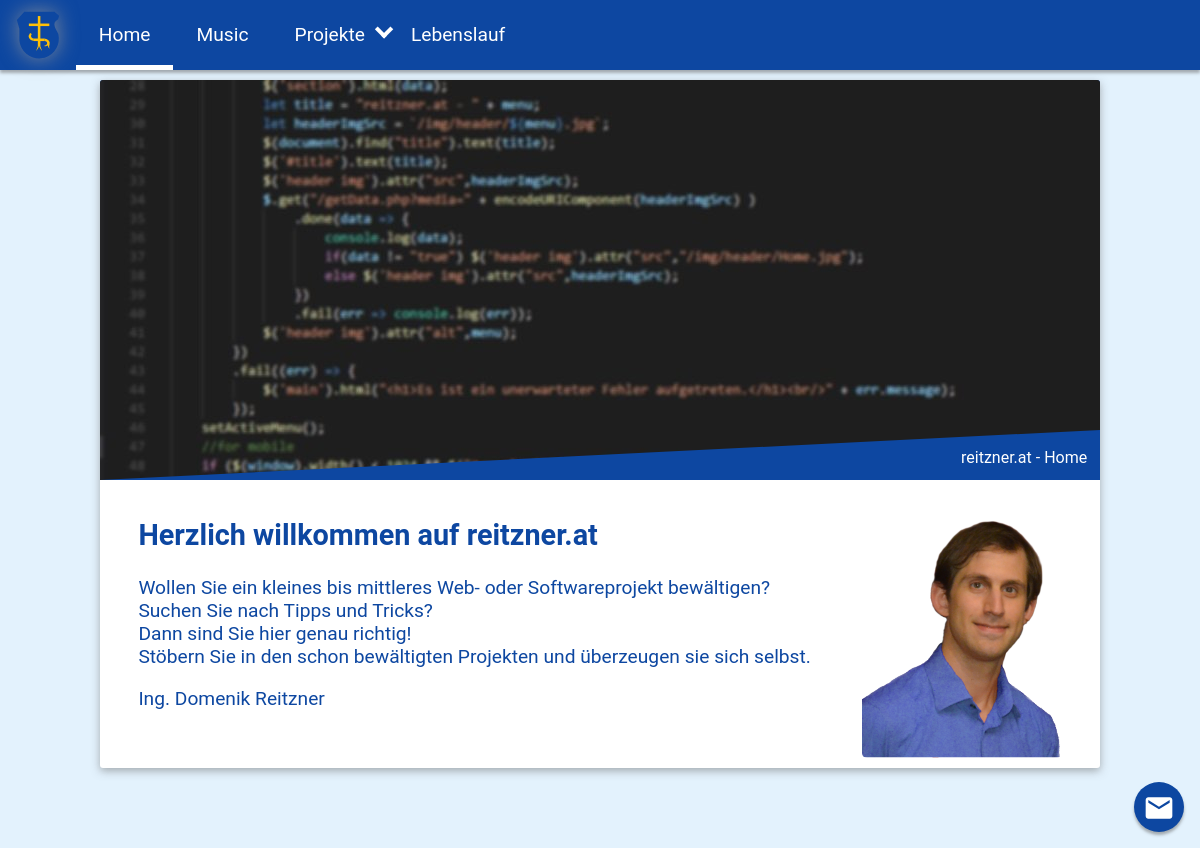
The page / on the database its author committed.
### tables this page shows
CREATE TABLE [site_names] (
[id] INTEGER  PRIMARY KEY AUTOINCREMENT NOT NULL,
[name] TEXT  NOT NULL
);

CREATE TABLE [site_content] (
[id] INTEGER  PRIMARY KEY AUTOINCREMENT NOT NULL,
[content] TEXT  NOT NULL
);

### functions.php (the view, shortened to what this page needs)
<?php
function dehtmlifyStr($string){
    $string = str_replace("&auml;", "ae", $string);
    $string = str_replace("&uuml;", "ue", $string);
    $string = str_replace("&ouml;", "oe", $string);
    $string = str_replace(" ", "", $string);
    return $string;
}
function buildMenuItem($menuItem){
    $extern = $menuItem['extern'];
    $id = $menuItem['id'];
    $name = $menuItem['name'];
    if($extern == '') $link = "href='/$id/'" ;
    else $link = "href='$extern' target='_blank'";
    return "<a $link id='$id'>$name</a>";
}
function getMenu(){
    try{
        $db = new PDO(pdoConnStr);
        $result = $db->query('SELECT name,flow,extern FROM site_names INNER JOIN site_menu ON site_names.id = site_menu.id ORDER BY flow');
        $menuArr = [];
        while ($res = $result->fetch()) {
            $tempArr = [];
            $tempArr['name']=$res['name'];
            $order= intval($res['flow']);
            $tempArr['extern']=$res['extern'];
            $tempArr['id']= dehtmlifyStr($res['name']);
            $menuArr[$order][] = $tempArr;
        }
        $menu = "<ul class='menu'>";
        foreach($menuArr as $menuItem){
            if(count($menuItem) == 1){
                $menu .= "<li>".buildMenuItem($menuItem[0])."</li>";
            }else{
                $menu .= "<li class='sub'>".buildMenuItem($menuItem[0])."<ul>";
                for($i = 1; $i < count($menuItem) ;$i++){
                    $menu .= "<li>".buildMenuItem($menuItem[$i])."</li>";
                }
                $menu .= "</ul></li>";
            }
        }
        $menu .= "</ul>";
        return $menu;
    }
    catch(Exception $err){
        return $err;
    }
}
function getContent($title){
    try{
        $db = new PDO(pdoConnStr);
        $result = $db->query('SELECT name, id FROM site_names');
        while($res = $result->fetch() ) {
            $string = deHtmlifyStr($res['name']);
            if(strtolower($string) == strtolower($title) ){
                $id = $res['id'];
                $result = $db->query('SELECT * FROM site_content WHERE id ='.$id);
                $res = $result->fetch();
                $db=0;
                return $res[1];
            }
        }
        return "<h1>Dieser Inhalt ist nicht mehr Verf&uuml;gbar</h1><p>Da scheint was schief gelaufen zu sein...<br>&Uuml;ber das Men&uuml; findest deinen Weg wieder zur&uuml;ck.</p>";
    }
    catch(Exception $err){
        return $err;
    }
}

### index.php (shortened to what this page needs)
<?php
	require 'functions.php';
	$title = str_replace("/", "", $_SERVER['REQUEST_URI']);
	$title = ($title == "")?"Home":$title;
	$menu = getMenu();
	$section = getContent($title);
	$headerImg = file_exists("img/header/$title.jpg")? "/img/header/$title.jpg" : "/img/header/Home.jpg";
?>
<!DOCTYPE html>
<html lang="de">
<head>
</head>
<body>
	<nav>
		<div id="logo">
			<img id="wappen" src="/img/wappenNoShadow.svg" height="48" alt="Wappen"/>
		</div>
		<?php
			echo $menu;
		?>
	</nav>
	<main>
		<header>
			<img src="<?php echo $headerImg?>" alt="<?php echo $title;?>">
			<div id="title">reitzner.at - <?php echo $title;?></div>
		</header>
		<section>
			<?php
				echo $section;
			?>
		</section>
	</main>
	<a id="mail" href="mailto:domenik@reitzner.at?subject=reitner.at-Mail" target="parent">
		<img src="/img/mail.svg" alt="E-Mail" />
	</a>
	<link rel="stylesheet" href="/css/6a9af4ac4db760ba41e50bb07889a01c.css"/>
</body>
</html>

### css/6a9af4ac4db760ba41e50bb07889a01c.css (style rules this page uses)
nav,nav ul { display:flex }
body,html,nav ul { margin:0;padding:0 }
body,nav a { color:#FFF }
#mail,nav { position:fixed;background-color:#0D47A1 }
#mail,nav,nav ul { background-color:#0D47A1 }
#css-features,#mail,header { text-align:center }
main .link,nav a { text-decoration:none }
#overlay,nav { left:0;top:0 }
body { font-family:Roboto;background-color:#E3F2FD }
h1 { margin-top:0 }
nav { z-index:5;height:70px;width:100%;box-shadow:0 3px 3px rgba(100,100,100,.5) }
#logo img { padding:11px 1em;transition-duration:.6s;filter:drop-shadow( 0 0 5px rgba(150, 150, 150, .5));animation:moveDropShadow;animation-delay:0;animation-play-state:running;animation-duration:2s;animation-iteration-count:infinite }
nav ul { list-style:none;font-size:1.2rem;justify-content:flex-end }
nav ul li a { padding:.6rem }
nav a { display:block }
main { background-color:#fff;box-shadow:0 3px 8px rgba(100,100,100,.5);border-radius:3px;min-height:240px;width:95%;margin:calc(80px + 17vw) auto;color:#0D47A1 }
#mail,.borderRadius { box-shadow:0 3px 3px rgba(100,100,100,.5) }
header { z-index:3;position:relative }
section { padding:1em;font-size:1.2em }
#mail { bottom:1em;right:1em;height:50px;width:50px;z-index:11;border-radius:50% }
#mail img { padding-top:10px;height:32px;width:32px;transition-duration:650ms;transform-origin:center 60%;transition-timing-function:ease-in-out }
.imgPort,.imgRec { float:right;border-radius:5px;width:100px;height:auto }
@media screen and (min-width:1024px) { nav ul ul li,ul li.active { border-bottom:5px solid #fff } }
@media screen and (min-width:1024px) { nav ul li a { padding:1.44rem } }
@media screen and (min-width:1024px) { nav ul li.sub:before { content:'';float:right;position:relative;top:1.44rem;left:.15em;height:.45em;width:.45em;border-style:solid;border-width:.25em .25em 0 0;transform:rotate(135deg) } }
@media screen and (min-width:1024px) { main { width:1000px;margin:80px auto;overflow:auto } }
@media screen and (min-width:1024px) { header { background-color:#0D47A1;display:flex } }
@media screen and (min-width:1024px) { header img { clip-path:polygon(0 0,100% 0,100% 87.5%,0 100%) } }
@media screen and (min-width:1024px) { #title { position:absolute;bottom:.8em;right:.8em;color:#fff } }
@media screen and (min-width:1024px) { section { padding:2em } }
@media screen and (min-width:1024px) { .imgPort,.imgRec { width:200px } }

### rows shown on the page
site_names: name "Home"
site_names: name "Music"
site_names: name "Projekte"
site_names: name "Lebenslauf"
site_content: content (picture), content "Herzlich willkommen auf reitzner.at Wollen Sie ein kleines bis mittleres Web- oder Softwareprojekt bewältigen? Suchen Sie nach Tipps und Tricks? Dann sind Sie hier genau richtig! Stöbern Sie in den schon bewältigten Projekten und überzeugen sie sich selbst. Ing. Domenik Reitzner"

### other values the page prints
$title "Home"
